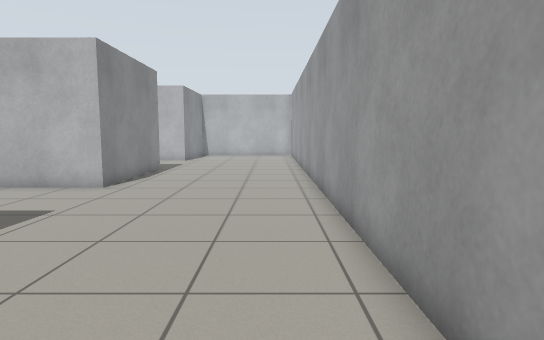
view 1 (above)

15 first-person views from a walk through a Gazebo world. The camera is 0.94 m above the floor, tilts 6° down and sees 75° across. The floor is counted in squares, 0.5 m on a side. Each view is taken from the middle of a square. On the plan, view 1 faces up. The plan holds only what a view shows up to about 18 squares ahead; the rest is blank. Robots are left out.

view 2
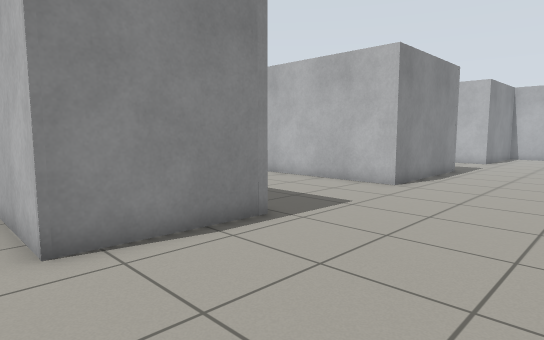

view 3
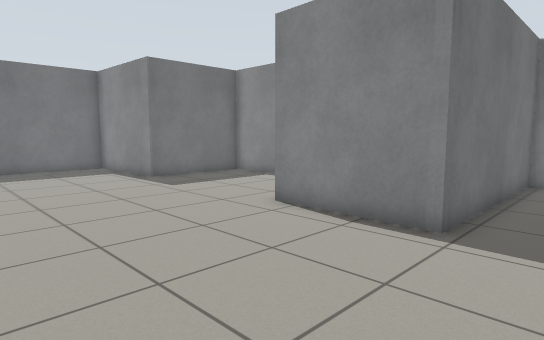

view 4
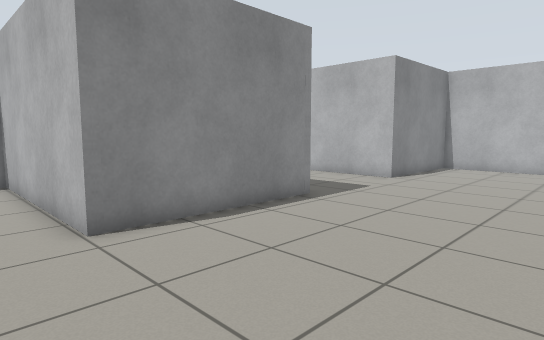

view 5
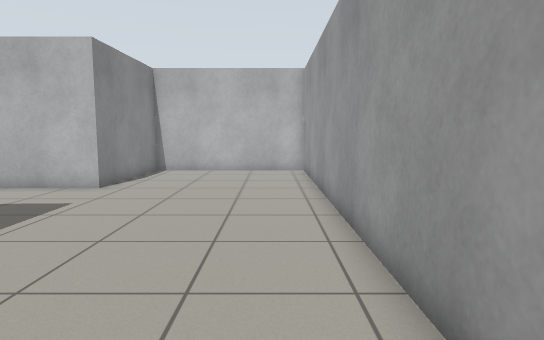

view 6
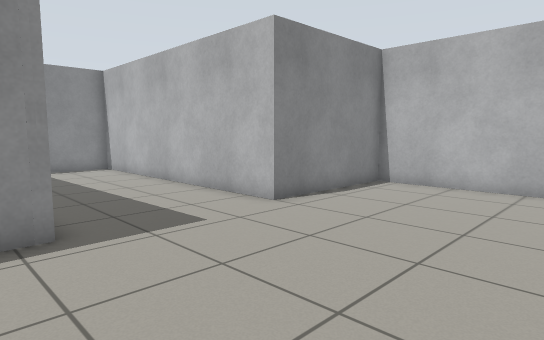

view 7
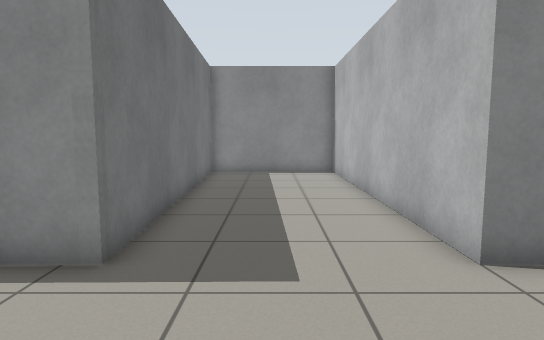

view 8
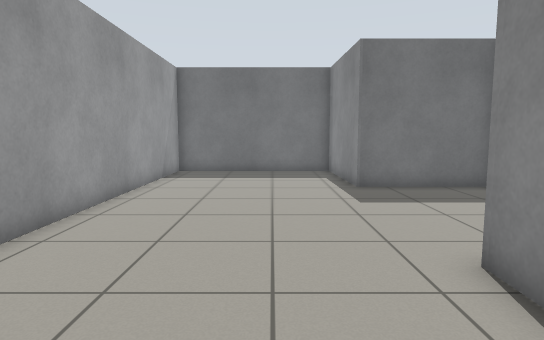

view 9
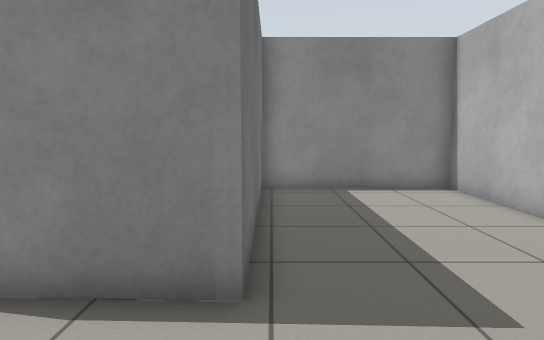

view 10
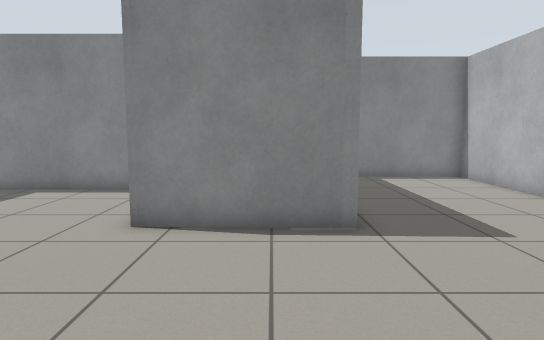

view 11
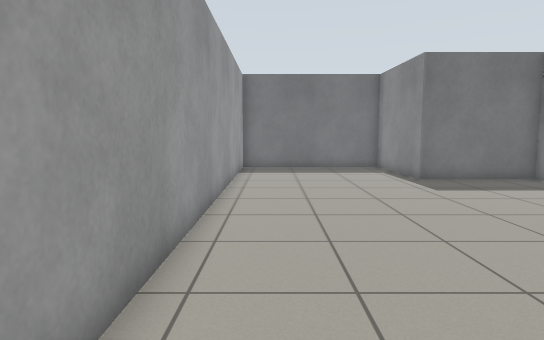

view 12
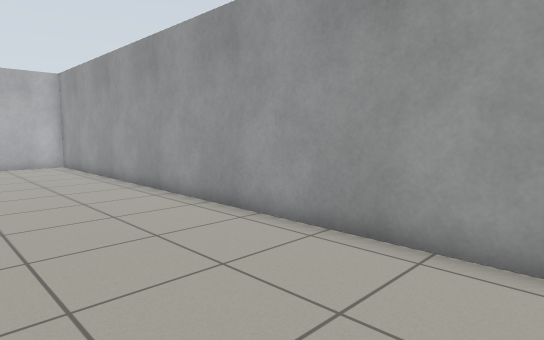

view 13
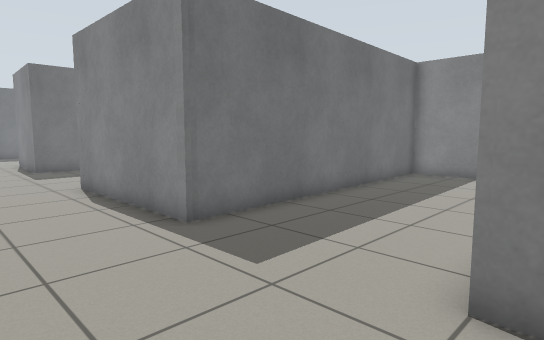

view 14
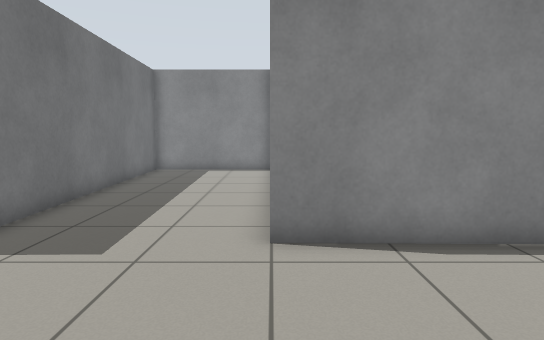

view 15
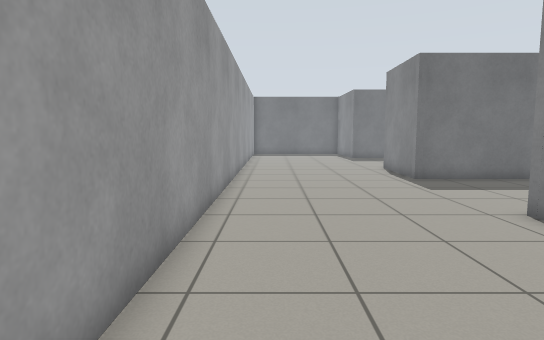

### Floor plan
Points are (right, up) in squares from view 1. A wall is a line through its corners. A room is listed if a view was taken in it or the views show most of it. See-through windows are left out.
Room 1 (views 1, 2, 3, 4, 5, 6, 7, 8, 9, 10, 11, 12, 13, 14, 15)
walls: (-5.8, 12.1) (-14, 12.1) (-14, 5.7) (-5.8, 5.7) (-6, 1.2) (-9.4, 1.2); (-10.7, -0.6) (-10.7, -6.2) (-6, -6.2) (-5.8, -11.4) (1.6, -11.4) (1.6, 29.7) (-5.8, 29.7) (-5.9, 24) (-18.1, 24) (-18.1, 18.1) (-5.9, 18.6) (-6, 12)

Positions as (right, up) in squares from view 1, and headings:
1: (0, 0), facing up
2: (0, 0), facing up-left
3: (1, 8), facing down-left
4: (1, 10), facing up-left
5: (0, 12), facing up
6: (1, 17), facing up-left
7: (-1, 21), facing left
8: (-3, 6), facing down
9: (-2, 6), facing left
10: (1, 4), facing left
11: (0, 8), facing down
12: (-4, 8), facing up-right
13: (-2, 25), facing down-left
14: (0, 24), facing left
15: (0, 20), facing down
